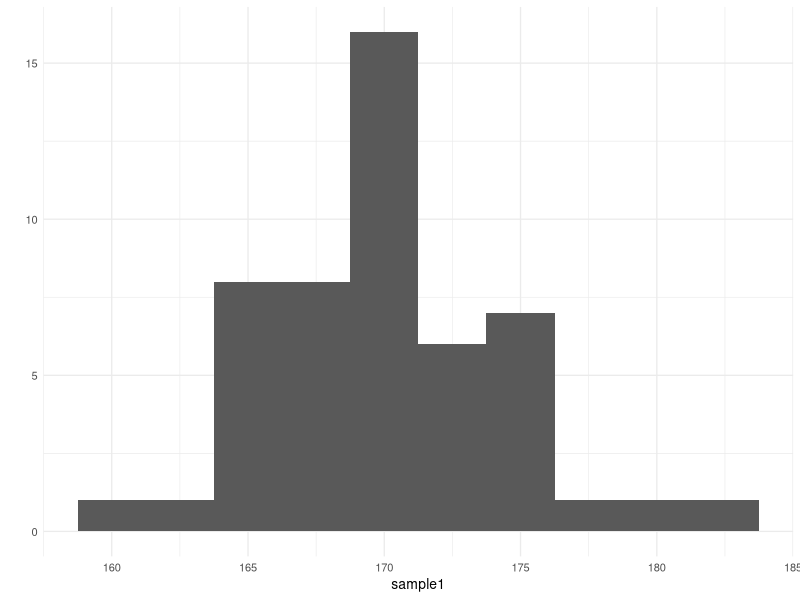
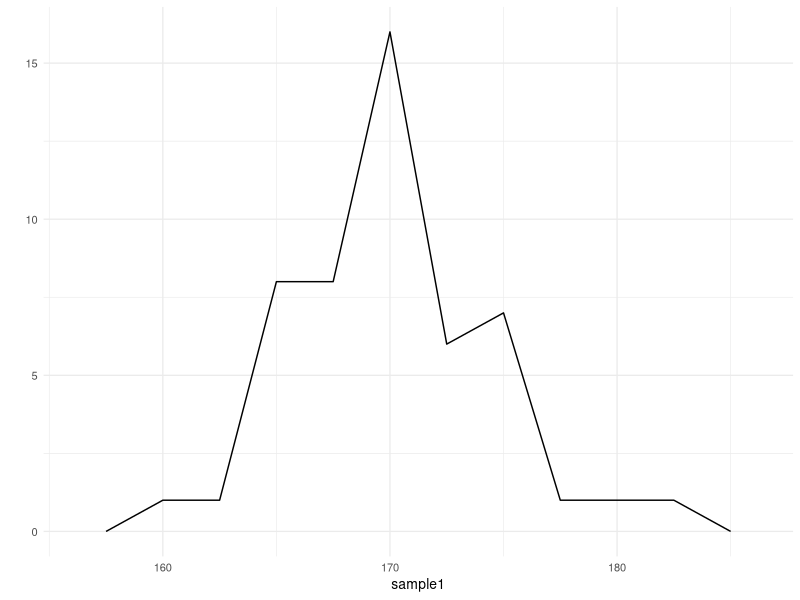
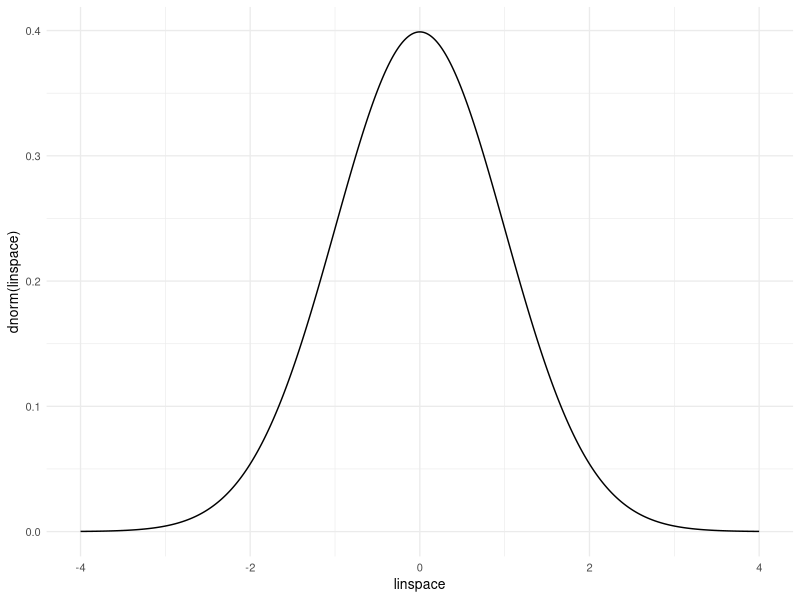
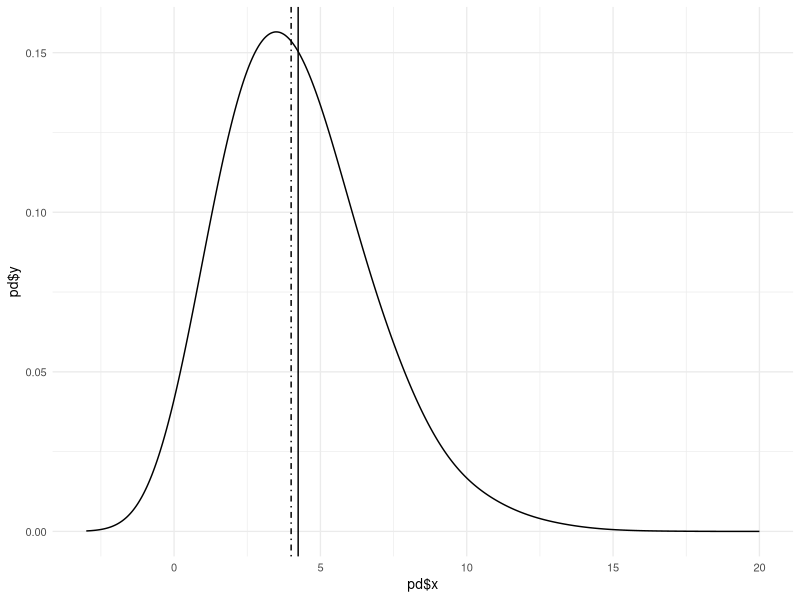
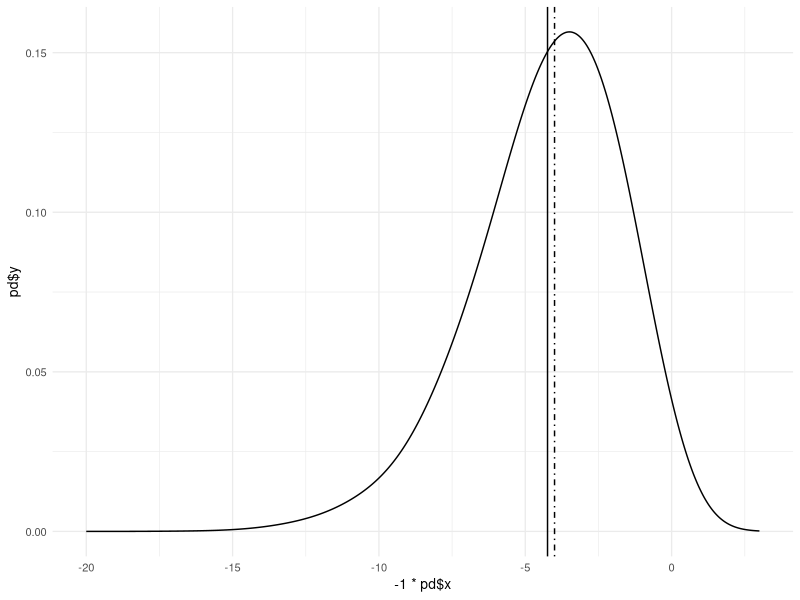
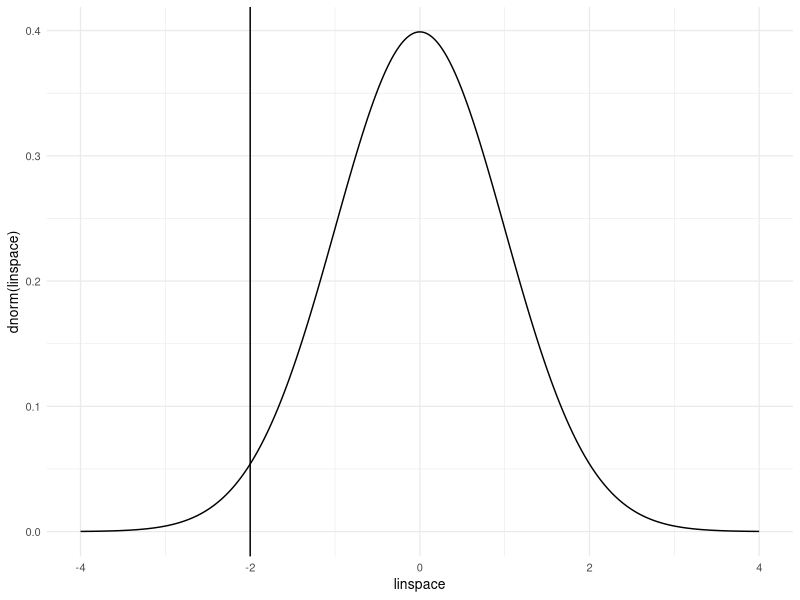
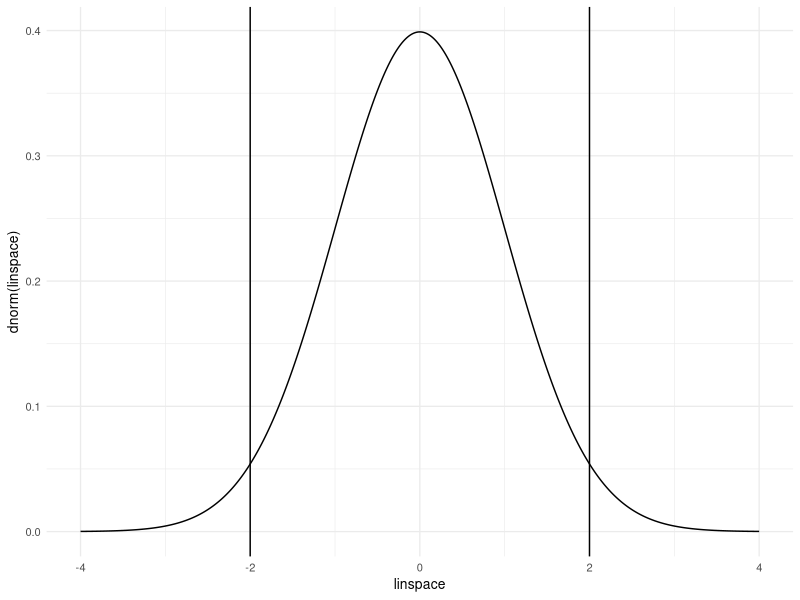
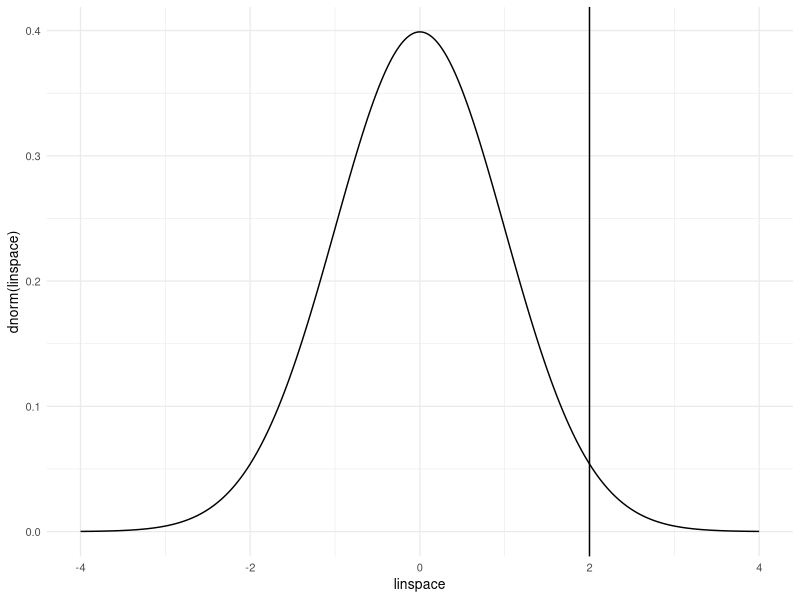

These figures' R source, in order:
## ---- chunk 1
library(ggplot2)
library(ggthemes)
theme_set(theme_minimal(10))
## ---- chunk 2
set.seed(123)
pop = rnorm(9999,170,4)
sample1 = sample(pop, 50)
print(paste("population mean is ", round(mean(pop),2)))
print(paste("sample mean is ", round(mean(sample1),2)))
## ---- chunk 3
myMean <- function(data) return(sum(data)/length(data))
myMedian <- function(data){
    data <- sort(data)
    if (length(data)%%2==1) data[(length(data)+1)/2]
    else (data[length(data)/2]+data[length(data)/2+1])/2
    }
print(paste("sample mean is",round(myMean(sample1),2)))
print(paste("sample median is ",round(myMedian(sample1),2)))
## ---- chunk 4
myMode <- function(data){
    freqTable <- table(data)
    return(freqTable[freqTable == max(freqTable)])
}
print(myMode(c(1,1,1,2,2,2,3,3,4,5,6,6,7,7,7)))
## ---- chunk 5
freq_j = sum((sample1 >= 165) & (sample1 < 167.5))
freq_total = length(sample1)
round(freq_j/freq_total,2)*100
## ---- chunk 6
freq_j = sum(sample1 < 170)
freq_total = length(sample1)
round(freq_j/freq_total,2)*100
## ---- chunk 7
freq_j = sum(sample1 > 175)
freq_total = length(sample1)
round(freq_j/freq_total,2)*100
## ---- chunk 8
qplot(x = sample1, binwidth = 2.5)
## ---- chunk 9
qplot(x = sample1, geom = "freqpoly", binwidth = 2.5)
## ---- chunk 10
linspace = seq(-4,4,0.01)
qplot(x = linspace, y = dnorm(linspace), geom = "line") 
## ---- chunk 11
# some example data
set.seed(123)
binomSample <- rnbinom(9999, 10, .7)
pd <- density(binomSample, bw = 1)
## ---- chunk 12
qplot(x = pd$x, y = pd$y, geom = "line") +
    geom_vline(xintercept = mean(binomSample)) +
    geom_vline(xintercept  = median(binomSample), linetype = 4)
## ---- chunk 13
qplot(x = -1*pd$x, y = pd$y, geom = "line") +
    geom_vline(xintercept = -1*mean(binomSample)) +
    geom_vline(xintercept  = -1*median(binomSample), linetype = 4)
## ---- chunk 14
pnorm(-2, mean = 0, sd = 1)
qplot(x = linspace, y = dnorm(linspace), geom = "line") + geom_vline(xintercept = -2)
## ---- chunk 15
pnorm(2, mean = 0, sd = 1) - pnorm(-2, mean = 0, sd = 1)
qplot(x = linspace, y = dnorm(linspace), geom = "line") + geom_vline(xintercept = -2) + geom_vline(xintercept = 2)
## ---- chunk 16
pnorm(2, mean = 0, sd = 1, lower.tail = F) 
qplot(x = linspace, y = dnorm(linspace), geom = "line") + geom_vline(xintercept = 2)
## ---- chunk 17
quantile(sample1)
median(sample1)
## ---- chunk 18
qnorm(0.05,lower.tail = F)
## ---- chunk 19
data(iris)
100*round(sum(iris$Sepal.Length >= 4.9)/nrow(iris),2)
100*round(sum(iris$Sepal.Length[iris$Species == "setosa"]
              >= 4.9)/sum(iris$Species == "setosa"),2)
## ---- chunk 20
pnorm(2, mean = 0, sd = 1, lower.tail = F)
pt(2,df = 30, lower.tail = F)
## ---- chunk 21
qnorm(0.05,mean = 0, sd = 1, lower.tail = F)
## ---- chunk 22
mean(sample1)
## ---- chunk 23
sample_means <- vector()
set.seed(0306)
for(i in 1:30){
    s = sample(pop,size = 200, replace = F)
    sample_means <- c(sample_means, mean(s))
}
sample_means[1:5]
## ---- chunk 24
d = density(sample_means)
qplot(d$x, d$y, geom = "line")
## ---- chunk 25
qq <- qplot(x = linspace, y = dnorm(linspace), geom = "line") + geom_vline(xintercept = 0) 
qq <- qq + theme(axis.text.x=element_blank())
plot(qq)
## ---- chunk 26
qq <- qplot(x = linspace, y = dnorm(linspace), geom = "line") + geom_vline(xintercept = 0) + geom_vline(xintercept = 1.96)
qq <- qq + theme(axis.text.x=element_blank())
plot(qq)
## ---- chunk 27
qq <- qplot(x = linspace, y = dnorm(linspace), geom = "line") + geom_vline(xintercept = 0) + geom_vline(xintercept = 1.96)
qq <- qq + theme(axis.text.x=element_blank())
plot(qq)
## ---- chunk 28
t.test(sample1,mu = 172, alternative = "less")
## ---- chunk 29
qq <- qplot(x = linspace, y = dnorm(linspace), geom = "line") +geom_vline(xintercept = 0) +geom_vline(xintercept = -1.96, linetype = 2) + geom_vline(xintercept = 1.96, linetype = 2)
qq <- qq + theme(axis.text.x=element_blank())
plot(qq)
## ---- chunk 30
qq <- qplot(x = linspace, y = dnorm(linspace), geom = "line") +geom_vline(xintercept = -2.5) +geom_vline(xintercept = -2.5-1.96, linetype = 2) + geom_vline(xintercept = -2.5+ 1.96, linetype = 2) + geom_vline(xintercept = 0) + geom_vline(xintercept = -1.96, linetype = 2, color = "blue")
qq <- qq + theme(axis.text.x=element_blank())
plot(qq)
## ---- chunk 31
qq <- qplot(x = linspace, y = dnorm(linspace), geom = "line") + geom_vline(xintercept = -1.96, linetype = 2) + geom_vline(xintercept = 1.96, linetype = 2)
qq <- qq + theme(axis.text.x=element_blank())
plot(qq)
## ---- chunk 32
t.test(sample1,mu = 172, alternative = "two.sided")
## ---- chunk 33
set.seed(1106)
sample2 = sample(pop, size = 50, replace = T) + 0.8
t.test(sample1, sample2, mu = 0, paired = T)
## ---- chunk 34
t.test(sample1-sample2)
## ---- chunk 35
set.seed(2014)
sample3 = sample(pop, size = 111, replace = T) + rnorm(111, 0 ,0.11)
t.test(sample1, sample2, paired = F)
## ---- chunk 36
myChisq.CI <- function(v, level = 0.95){
    n = length(v)
    left <- round((n-1)*var(v)/qchisq(1-(1-level)/2,n-1),4)
    right <- round((n-1)*var(v)/qchisq((1-level)/2,n-1),4)
    print(paste(left,right))
}
myChisq.CI(sample1)
var(pop)
## ---- chunk 37
myChisq.Test <- function(v, var0, tail = "Two-tail"){
    n = length(v)
    chisq <- (n-1)*var(v)/var0
    if (tail == "Right-tail"){p <- 1-pchisq(chisq,n-1)}
    else if (tail == "Left-tail"){p <- pchisq(chisq,n-1)}
    else {
        if (var > var0) p <- 2*(1-pchisq(chisq, n-1))
        else p <- 2*(pchisq(chisq, n-1))}
    return(p)}
myChisq.Test(sample1,10, "Right-tail")
var(sample1)
## ---- chunk 38
myF.Test <- function(v1,v2,tail = "Two-tail"){
    var1 <- var(v1); var2 <- var(v2); n1 <- length(v1); n2 <- length(v2)
    f <- var1/var2
    if (tail == "Right-tail") p <- 1-pf(f, n1-1,n2-1)
    else if (tail == "Left-tail") p <- pf(f, n1-1,n2-1)
    else {
        if (var1 > var2) p <- 2*(1-pf(f, n1-1, n2-1))
        else p <- 2*(pf(f, n-1, n2-1))
    return(p)}
}
var(sample1);var(sample2);print(myF.Test(sample1, sample2, "Right-tail"))
## ---- chunk 39
set.seed(312)
weights <- rnorm(50, 130, 7)
heights <- weights * 1.3 + rpois(50,7)
df <- cbind.data.frame(y = heights, x = weights)
## ---- chunk 40
qplot(x = x, y = y, data = df) + 
    geom_abline(intercept = 3.598477, slope = 1.329348)
## ---- chunk 41
df$interval <- cut(df$x, breaks = seq(115,155,5))
qplot(x = interval, y = y, data = df, geom = "boxplot") + geom_jitter() + 
    stat_summary(fun.y=mean,  geom="point", shape=8, size=5,color = "blue")
## ---- chunk 42
df$interval <- cut(df$x, breaks = seq(115,155,5))
qplot(x = interval, y = y, data = df, geom = "boxplot") + 
    stat_summary(fun.y=mean,  geom="point", 
               shape=8, size=5,color = "blue") + 
    geom_jitter()
## ---- chunk 43
model <- lm(y~x, data= df)
coefficients <- summary(model)$coefficients[,"Estimate"]
coefficients
RMSE <- sqrt(sum(model$residuals^2)/model$df.residual)
RMSE
## ---- chunk 44
summary(model)
## ---- chunk 45
c(1, 144) %*% coefficients
model$fitted.values[1:5]
## ---- chunk 46
qplot(x = x, y = y, data = df) + 
    geom_abline(intercept = 3.598477, slope = 1.329348) + 
    geom_hline(yintercept = mean(df$y), color = "red")
## ---- chunk 47
bs <- vector() -> as
set.seed(36)
for (i in 1:30){
    w <- rnorm(50, 130, 7); h <- weights * 1.3 + rpois(50,7);m <- lm(h~w);
    as <- c(as,m$coefficients[1])
    bs <- c(bs,m$coefficients[2])}
bs[1:5]
## ---- chunk 48
bs.density <- density(bs)
qplot(bs.density$x, bs.density$y, geom = "line")
## ---- chunk 49
b.SE <- RMSE/sqrt(sum((df$x - mean(df$x))^2))
summary(model)
b.SE
## ---- chunk 50
t <- coefficients[2]/b.SE
pt(t, df = model$df.residual, lower.tail = F)
summary(model)$coefficients
## ---- chunk 51
preds <- cbind(as, bs) %*% c(1,144)
row.names(preds) <- NULL
preds[1:5]
## ---- chunk 52
preds.density <- density(preds)
qplot(preds.density$x, preds.density$y, geom = "line")
## ---- chunk 53
weight.linspace <- seq(115,155,1)
predict.CI <- predict(model, data.frame("x" = weight.linspace), interval = "confidence")
ggplot(aes(x = x, y = y), data = df) + geom_point() + 
    geom_line(data = data.frame(x = weight.linspace, y = predict.CI[,1]), color = I("black")) + 
    geom_line(data = data.frame(x = weight.linspace, y = predict.CI[,2]), color = I("blue")) + 
    geom_line(data = data.frame(x = weight.linspace, y = predict.CI[,3]), color = I("blue"))
## ---- chunk 54
predict.PI <- predict(model, data.frame("x" = weight.linspace), interval = "prediction")
ggplot(aes(x = x, y = y), data = df) + geom_point() + 
    geom_line(data = data.frame(x = weight.linspace, y = predict.CI[,1]), color = I("black")) + 
    geom_line(data = data.frame(x = weight.linspace, y = predict.CI[,2]), color = I("blue")) + 
    geom_line(data = data.frame(x = weight.linspace, y = predict.CI[,3]), color = I("blue")) + 
    geom_line(data = data.frame(x = weight.linspace, y = predict.PI[,2]), color = I("red")) + 
    geom_line(data = data.frame(x = weight.linspace, y = predict.PI[,3]), color = I("red"))
## ---- chunk 55
ggplot(aes(x = x, y = y), data = df) + geom_point() + 
    geom_vline(xintercept = mean(df$x)) + 
    geom_hline(yintercept = mean(df$y))
## ---- chunk 56
cov(df$x, df$y)/sd(df$x)/sd(df$y)
cor(df$x, df$y)
## ---- chunk 57
sum((df$y - mean(df$y))^2)/(length(df$y)-1)
sum((model$fitted.values-mean(df$y))^2)/(length(df$y)-1)
sum((df$y - model$fitted.values)^2)/(length(df$y)-1)
91.22834+8.73472
1-8.73472/99.96306
cor(df$y, df$x)^2
## ---- chunk 58
summary(model)
## ---- chunk 59
SSR <- sum((model$fitted.values-mean(df$y))^2)
SSE <- sum((df$y-model$fitted.values)^2)
SS <- sum((df$y-mean(df$y))^2)
SSR + SSE
SS
## ---- chunk 60
MSR <- sum((model$fitted.values-mean(df$y))^2)/(2-1)
MSE <- sum((df$y-model$fitted.values)^2)/model$df.residual
f <- MSR/MSE
c(MSR,MSE,f,pf(f,1,48,lower.tail = F))
anova(model)
## ---- chunk 61
model2 <- lm(y~x+I(x^2), data =df)
model3 <- lm(y~x+log(x), data = df)
anova(model2, model, test = "Chisq")
anova(model3, model, test = "Chisq")
